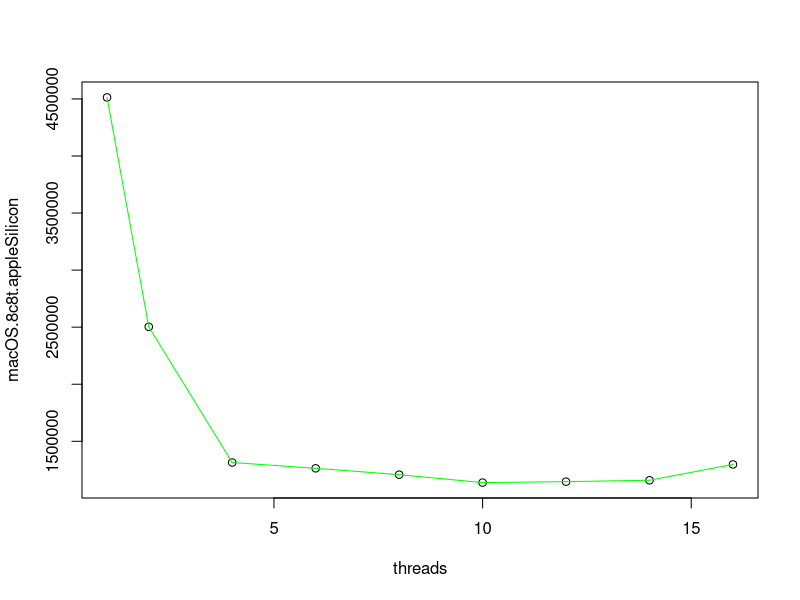

Here is the R script that generated this plot: (Note: this script raises an error after producing the figure.)
macOS.8c8t.appleSilicon <- c(4513305, 2503207, 1314020, 1263112, 1207410, 1138060, 1146194, 1158409, 1297107)
linux.6c6t.intelCore <- c(83629287, 44414419, 36138871,39909160, 33613634, 37518551)
wsl.8t16t.amdRyzen <- c(4272792,2359084, 1269868, 946311, 743075, 638274, 576330, 518119, 489460)

threads <- c(1, 2, 4, 6, 8, 10, 12, 14, 16)

fitApple <- lm(macOS.8c8t.appleSilicon ~ poly(threads, 8, raw = TRUE))
plot(macOS.8c8t.appleSilicon ~ threads)
lines(threads, predict(fitApple, data.frame(x = threads)), col = 'green')

fitIntel <- lm(linux.6c6t.intelCore ~ poly(threads, 8, raw = TRUE))
plot(linux.6c6t.intelCore ~ threads,)
lines(threads, predict(fitIntel, data.frame(x = threads)), col = 'blue')

fitAmd <- lm(wsl.8t16t.amdRyzen ~ poly(threads, 8, raw = TRUE))
plot(wsl.8t16t.amdRyzen ~ threads)
lines(threads, predict(fitAmd, data.frame(x = threads)), col = 'orange')
